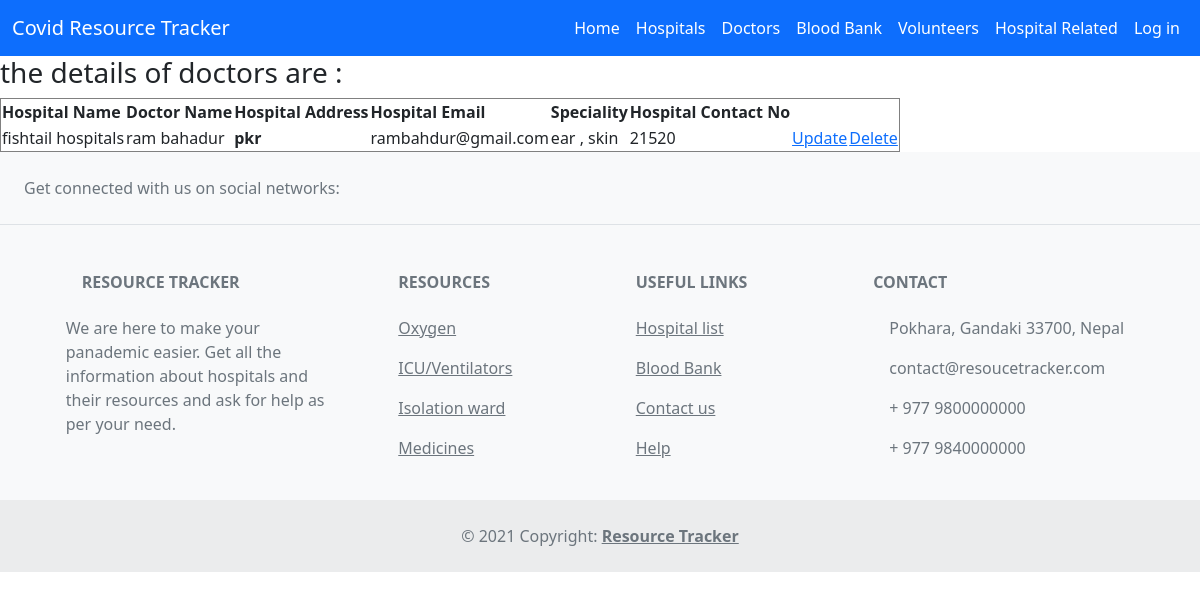
Page /admin_doctor_detail/4/ (signed in) on the committed database.
### apps/models.py (models this page shows, shortened)
class Doctor(models.Model):
    hospital = models.ForeignKey(Hospital, on_delete=models.CASCADE)
    name = models.CharField(max_length=255)
    email = models.EmailField(unique=True, blank=True, null=True)
    address = models.CharField(max_length=255)
    speciality = models.TextField()
    nmc_no = models.CharField(max_length=10)
    doctor_image = models.ImageField(upload_to='doctor_image')

class Hospital(models.Model):
    name = models.CharField(max_length=255)
    email = models.EmailField(unique=True)
    address = models.CharField(max_length=255)
    contact_no = models.CharField(max_length=15)
    hospital_image = models.ImageField(upload_to='hospital_image')

### apps/views.py (the view)
# urls.py: path('admin_doctor_detail/<int:pk>/', admin_doctor_detail, name='admin_doctor_detail'),
@login_required
def admin_doctor_detail(request, pk):
    doctors = Doctor.objects.get(id=pk)
    context = {
        'doctors': doctors,
    }
    return render(request, 'apps/admin_doctor_detail.html', context)

### apps/templates/apps/admin_doctor_detail.html (shortened to what this page needs)
{% extends 'base.html' %}
{% block content %}
<h3>the details of doctors are :</h3>
<table border="1">
    <tr>
        <th>Hospital Name</th>
        <th>Doctor Name</th>
        <th>Hospital Address</th>
        <th>Hospital Email</th>
        <th>Speciality</th>
        <th>Hospital Contact No</th>
        <th></th>
        <th></th>
    </tr>
    <tr>
        <td>{{ doctors.hospital.name }}</td>
        <td>{{ doctors.name }}</td>
        <th>{{ doctors.address }}</th>
        <td>{{ doctors.email }}</td>
        <td>{{ doctors.speciality }}</td>
        <td>{{ doctors.nmc_no }}</td>
        <td><a href="{% url 'admin_doctor_update' doctors.pk %}">Update</a>
        </td>
        <td><a href="{% url 'admin_doctor_delete' doctors.pk %}">Delete</a>
        </td>
    </tr>
</table>
{% endblock content %}

### rows in the picture
Doctor: hospital.name "fishtail hospitals", name "ram bahadur", address "pkr", email "rambahdur@gmail.com", speciality "ear , skin", nmc_no "21520"
